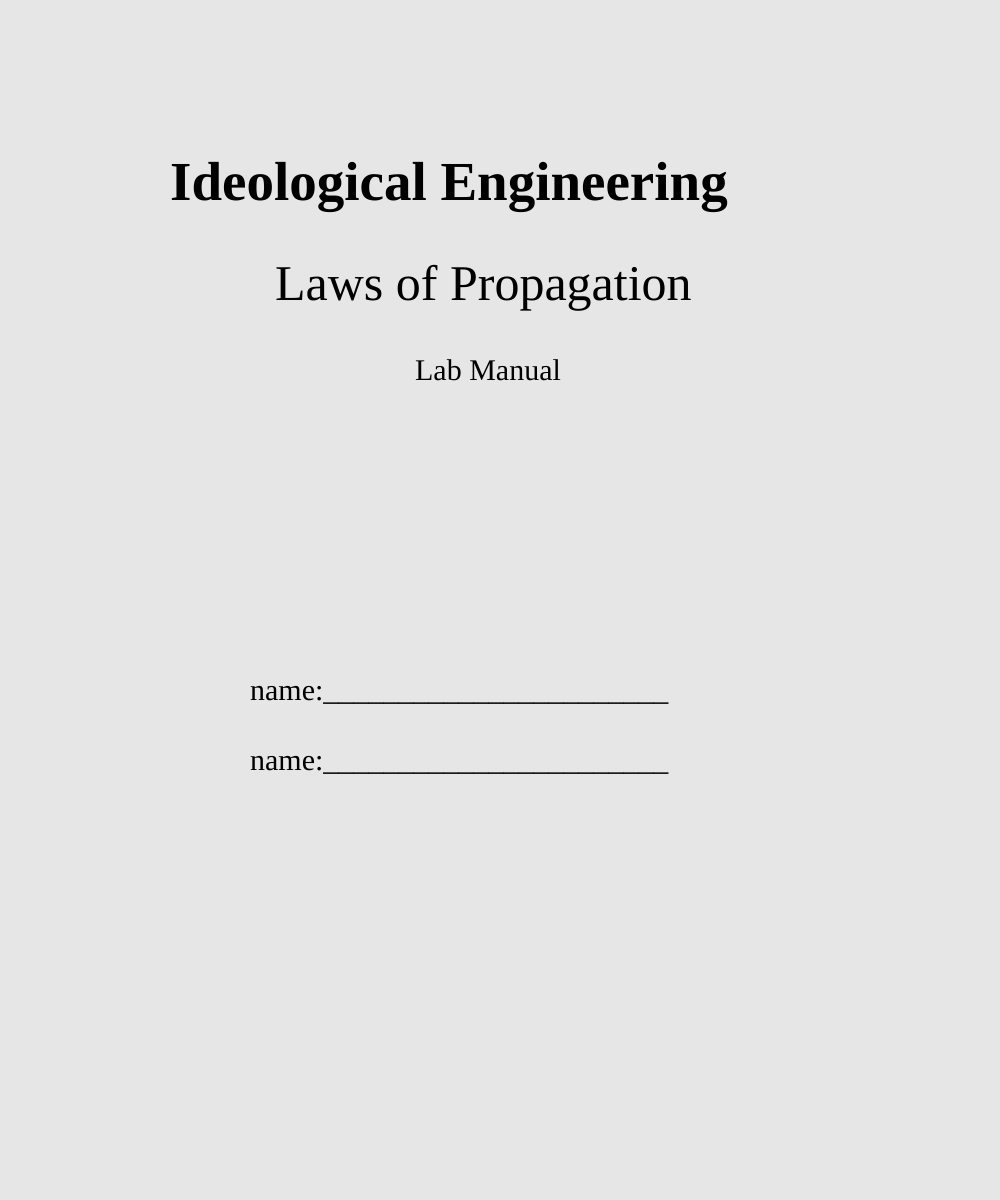
Frame 1 (no input)
Frame 60 (no input): identical to frame 1, image omitted
Frame 120 (the mouse pressed at the canvas centre since frame 60): identical to frame 1, image omitted

The p5.js sketch that drew this single still picture (run headless with seeded random() and noise() and a simulated clock; from frame 60 on, the mouse is pressed at the canvas centre):

// p5.js sketch
// ── sketch.js
let title = `Laws of Propagation`;
function setup() {
  createCanvas(1000, 1200);
}

function draw() {
  background(230);
  fill('black');
  textFont(`Tahoma`);
  push();
  textSize(50);
  text(`Laws of Propagation`, 275, 300);
  textStyle(`bold`);
  textSize(55);
  text(`Ideological Engineering`, 170, 200)
  pop();
  textSize(30);
  text(`Lab Manual`, 415, 380);
  text(`name:_______________________`, 250, 700)
  text(`name:_______________________`, 250, 770)

  }

// ── style.css
html, body {
  margin: 0;
  padding: 0;
}
canvas {
  display: block;
}
.bodystyle1 {
  font-family: tahoma;
  font-size: 18;
  color: black;
  position:absolute;
  text-align:justify;
}
.piccap{
  font-family: tahoma;
  font-style: italic;
  font-size: 8;
  color: rgb(42, 40, 40);
  position: absolute;
}
.question{
  font-family: tahoma;
  font-size: 20;
  color: black;
  position: absolute;
}
.nex{
  font-family: tahoma;
  font-style: italic;
  font-size: 6;
  color: rgb(76, 73, 73);
  position: absolute;
}
